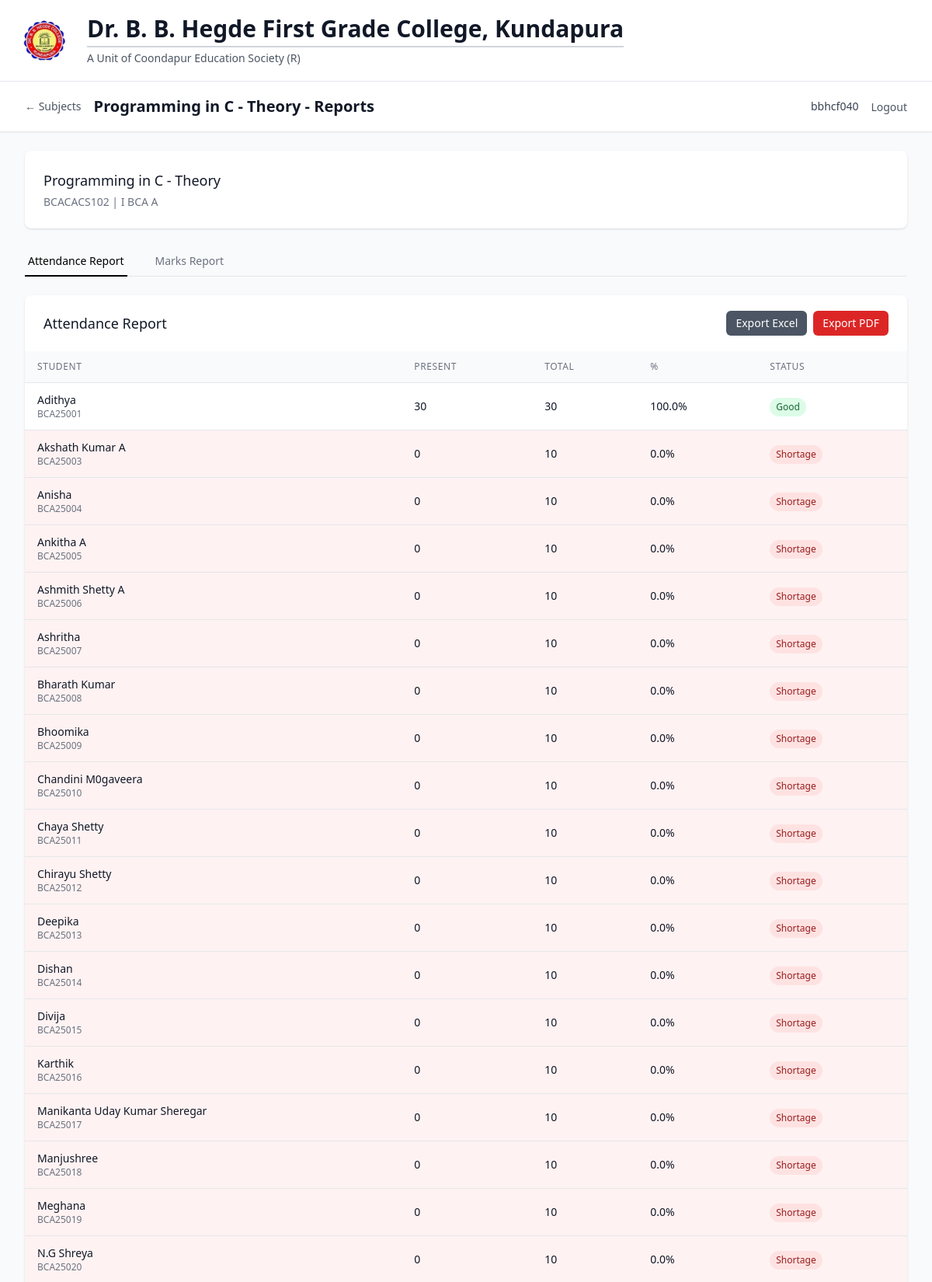
Screenshot of /lecturer/subjects/1/reports (signed in, upper part) with the database file from the repository.
### models/academic.py (models this page shows, shortened)
class Subject(db.Model):
    __tablename__ = 'subject'
    id = db.Column(db.Integer, primary_key=True)
    name = db.Column(db.String(100), nullable=False)
    code = db.Column(db.String(20), nullable=False, index=True)
    course_id = db.Column(db.Integer, db.ForeignKey('course.id'), nullable=False)
    semester = db.Column(db.Integer, nullable=False)
    year = db.Column(db.Integer, nullable=False)
    credits = db.Column(db.Integer, default=3)
    description = db.Column(db.Text, nullable=True)
    created_at = db.Column(db.DateTime, default=datetime.utcnow)
    is_active = db.Column(db.Boolean, default=True)
    assignments = db.relationship('SubjectAssignment', backref='subject', lazy='dynamic')
    enrollments = db.relationship('StudentEnrollment', backref='subject', lazy='dynamic')
    attendance_records = db.relationship('AttendanceRecord', backref='subject', lazy='dynamic')
    monthly_summaries = db.relationship('MonthlyAttendanceSummary', backref='subject', lazy='dynamic')
    student_marks = db.relationship('StudentMarks', backref='subject', lazy='dynamic')
    __table_args__ = (db.UniqueConstraint('code', 'course_id', name='unique_subject_code_per_course'),)
    def get_enrolled_students(self):
        return [enrollment.student for enrollment in self.enrollments.filter_by(is_active=True)]
    def get_attendance_percentage(self, student_id):
        total_classes = self.attendance_records.filter_by(student_id=student_id).count()
        if total_classes == 0:
            return 0
        present_classes = self.attendance_records.filter_by(
            student_id=student_id,
            status='present'
        ).count()
        return round((present_classes / total_classes) * 100, 2)

class Course(db.Model):
    __tablename__ = 'course'
    id = db.Column(db.Integer, primary_key=True)
    name = db.Column(db.String(100), nullable=False)
    code = db.Column(db.String(20), unique=True, nullable=False, index=True)
    description = db.Column(db.Text, nullable=True)
    duration_years = db.Column(db.Integer, default=3, nullable=False)
    total_semesters = db.Column(db.Integer, default=6, nullable=False)
    created_at = db.Column(db.DateTime, default=datetime.utcnow)
    is_active = db.Column(db.Boolean, default=True)
    students = db.relationship('Student', backref='course', lazy='dynamic')
    subjects = db.relationship('Subject', backref='course', lazy='dynamic')

### models/student.py (models this page shows, shortened)
class Student(db.Model):
    __tablename__ = 'student'
    id = db.Column(db.Integer, primary_key=True)
    roll_number = db.Column(db.String(20), unique=True, nullable=False, index=True)
    name = db.Column(db.String(100), nullable=False)
    course_id = db.Column(db.Integer, db.ForeignKey('course.id'), nullable=False)
    academic_year = db.Column(db.Integer, nullable=False)
    current_semester = db.Column(db.Integer, default=1)
    email = db.Column(db.String(120), unique=True, nullable=True)
    phone = db.Column(db.String(15), nullable=True)
    address = db.Column(db.Text, nullable=True)
    date_of_birth = db.Column(db.Date, nullable=True)
    admission_date = db.Column(db.Date, default=datetime.utcnow().date())
    created_at = db.Column(db.DateTime, default=datetime.utcnow)
    is_active = db.Column(db.Boolean, default=True)
    enrollments = db.relationship('StudentEnrollment', backref='student', lazy='dynamic')
    attendance_records = db.relationship('AttendanceRecord', backref='student', lazy='dynamic')
    marks = db.relationship('StudentMarks', backref='student', lazy='dynamic')
    def get_subject_marks_summary(self, subject_id):
        marks = self.marks.filter_by(subject_id=subject_id).all()
        summary = {
            'internal1': {'obtained': 0, 'max': 0},
            'internal2': {'obtained': 0, 'max': 0},
            'assignment': {'obtained': 0, 'max': 0},
            'project': {'obtained': 0, 'max': 0}
        }
        for mark in marks:
            if mark.assessment_type in summary:
                summary[mark.assessment_type]['obtained'] = mark.marks_obtained
                summary[mark.assessment_type]['max'] = mark.max_marks
        return summary

### routes/auth.py (the view)
        def decorated_function(*args, **kwargs):
            if not SessionManager.is_authenticated(session):
                flash('Please log in to access this page', 'error')
                return redirect(url_for('auth.index'))
            if user_type:
                if user_type == 'management' and not SessionManager.is_management(session):
                    flash('Access denied. Management login required.', 'error')
                    return redirect(url_for('auth.management_login'))
                elif user_type == 'lecturer' and not SessionManager.is_lecturer(session):
                    flash('Access denied. Lecturer login required.', 'error')
                    return redirect(url_for('auth.lecturer_login'))
            return f(*args, **kwargs)

### app.py (called while the page is built)
def create_app():
    app = Flask(__name__)
    app.config.from_object(Config)
    db.init_app(app)
    csrf = CSRFProtect(app)
    @app.context_processor
    def inject_csrf_token():
        from flask_wtf.csrf import generate_csrf
        return dict(csrf_token=generate_csrf)
    from routes.auth import auth_bp
    from routes.management import management_bp
    from routes.lecturer import lecturer_bp
    app.register_blueprint(auth_bp)
    app.register_blueprint(management_bp, url_prefix='/management')
    app.register_blueprint(lecturer_bp, url_prefix='/lecturer')
    init_db(app)
    return app

### models/marks.py (called while the page is built)
    @staticmethod
    def get_student_subject_marks(student_id, subject_id):
        return StudentMarks.query.filter_by(
            student_id=student_id,
            subject_id=subject_id
        ).all()

    @staticmethod
    def get_student_overall_percentage(student_id, subject_id):
        marks = StudentMarks.get_student_subject_marks(student_id, subject_id)
        if not marks:
            return 0.0
        total_obtained = sum(mark.marks_obtained for mark in marks)
        total_max = sum(mark.max_marks for mark in marks)
        if total_max == 0:
            return 0.0
        return round((total_obtained / total_max) * 100, 2)

### routes/auth.py (called while the page is built)
@auth_bp.app_context_processor
def inject_user():
    session_info = SessionManager.get_session_info(session)
    if session_info and session_info.get('user_type') == 'lecturer':
        try:
            from services.auth_service import AuthService
            user_obj, _ = AuthService.get_user_info('lecturer', session_info.get('user_id'))
            if user_obj and getattr(user_obj, 'name', None):
                session_info['name'] = user_obj.name
        except Exception:
            pass
    return {
        'current_user': session_info,
        'is_authenticated': SessionManager.is_authenticated(session),
        'is_management': SessionManager.is_management(session),
        'is_lecturer': SessionManager.is_lecturer(session)
    }

### services/auth_service.py (called while the page is built)
    @staticmethod
    def is_authenticated(session):
        return 'user_type' in session and 'user_id' in session

    @staticmethod
    def is_management(session):
        return session.get('user_type') == 'management'

    @staticmethod
    def is_lecturer(session):
        return session.get('user_type') == 'lecturer'

### templates/lecturer/reports.html (shortened to what this page needs)
{% extends "base.html" %}
{% block content %}
<div class="min-h-screen bg-gray-50">
    <nav class="bg-white shadow-sm border-b border-gray-200 no-print">
        <div class="max-w-7xl mx-auto px-4 sm:px-6 lg:px-8">
            <div class="flex justify-between items-center h-16">
                <div class="flex items-center space-x-2 sm:space-x-4 min-w-0 flex-1">
                    <a href="{{ url_for('lecturer.subjects') }}" class="text-sm text-gray-600 hover:text-black flex-shrink-0">← Subjects</a>
                    <h1 class="text-sm sm:text-xl font-semibold text-gray-900 truncate">{{ subject.name }} - Reports</h1>
                </div>
                <div class="hidden md:flex items-center space-x-4">
                    <span class="text-sm text-gray-700">{{ current_user.username }}</span>
                    <form method="POST" action="{{ url_for('auth.logout') }}" class="inline">
                        <button type="submit" class="text-sm text-gray-600 hover:text-black">Logout</button>
                    </form>
                </div>
            </div>
        </div>
    </nav>
    <div class="max-w-7xl mx-auto py-4 sm:py-6 px-4 sm:px-6 lg:px-8">
        <div class="bg-white shadow rounded-lg mb-4 sm:mb-6">
            <div class="px-4 py-4 sm:p-6">
                <h3 class="text-base sm:text-lg font-medium text-gray-900 truncate">{{ subject.name }}</h3>
                <p class="text-xs sm:text-sm text-gray-500 mt-1">{{ subject.code }} | {{ subject.course.name if subject.course else 'N/A' }}</p>
            </div>
        </div>
        <div class="mb-4 sm:mb-6 no-print">
            <div class="border-b border-gray-200">
                <nav class="-mb-px flex space-x-8">
                    <button onclick="showTab('attendance')" id="attendance-tab" class="tab-button border-b-2 border-black text-black py-2 px-1 text-sm font-medium">
                        Attendance Report
                    </button>
                    <button onclick="showTab('marks')" id="marks-tab" class="tab-button border-b-2 border-transparent text-gray-500 hover:text-gray-700 hover:border-gray-300 py-2 px-1 text-sm font-medium">
                        Marks Report
                    </button>
                </nav>
            </div>
        </div>
        <div class="space-y-6">
            <div id="attendance-content" class="tab-content bg-white shadow rounded-lg">
                <div class="px-4 py-4 sm:py-5 sm:px-6 flex items-center justify-between">
                    <h3 class="text-base sm:text-lg leading-6 font-medium text-gray-900">Attendance Report</h3>
                    <div class="no-print flex space-x-2">
                        <a href="{{ url_for('lecturer.export_subject_attendance_report_excel', subject_id=subject.id) }}" class="inline-flex items-center justify-center bg-gray-600 text-white py-1.5 px-3 rounded-md hover:bg-gray-700 text-xs sm:text-sm">Export Excel</a>
                        <a href="{{ url_for('lecturer.export_subject_attendance_report_pdf', subject_id=subject.id) }}" class="inline-flex items-center justify-center bg-red-600 text-white py-1.5 px-3 rounded-md hover:bg-red-700 text-xs sm:text-sm">Export PDF</a>
                    </div>
                </div>
                {% if attendance_report %}
                <div class="hidden sm:block overflow-x-auto">
                    <table class="min-w-full divide-y divide-gray-200">
                        <thead class="bg-gray-50">
                            <tr>
                                <th class="px-4 py-3 text-left text-xs font-medium text-gray-500 uppercase tracking-wider">Student</th>
                                <th class="px-4 py-3 text-left text-xs font-medium text-gray-500 uppercase tracking-wider">Present</th>
                                <th class="px-4 py-3 text-left text-xs font-medium text-gray-500 uppercase tracking-wider">Total</th>
                                <th class="px-4 py-3 text-left text-xs font-medium text-gray-500 uppercase tracking-wider">%</th>
                                <th class="px-4 py-3 text-left text-xs font-medium text-gray-500 uppercase tracking-wider">Status</th>
                            </tr>
                        </thead>
                        <tbody class="bg-white divide-y divide-gray-200">
                            {% for record in attendance_report %}
                            <tr class="{% if record.has_shortage %}bg-red-50{% endif %}">
                                <td class="px-4 py-3 whitespace-nowrap">
                                    <div class="text-sm font-medium text-gray-900">{{ record.student.name }}</div>
                                    <div class="text-xs text-gray-500">{{ record.student.roll_number }}</div>
                                </td>
                                <td class="px-4 py-3 whitespace-nowrap text-sm text-gray-900">{{ record.present_classes }}</td>
                                <td class="px-4 py-3 whitespace-nowrap text-sm text-gray-900">{{ record.total_classes }}</td>
                                <td class="px-4 py-3 whitespace-nowrap text-sm text-gray-900">{{ record.attendance_percentage }}%</td>
                                <td class="px-4 py-3 whitespace-nowrap">
                                    {% if record.has_shortage %}
                                    <span class="inline-flex items-center px-2 py-1 rounded-full text-xs font-medium bg-red-100 text-red-800">
                                        Shortage
                                    </span>
                                    {% else %}
                                    <span class="inline-flex items-center px-2 py-1 rounded-full text-xs font-medium bg-green-100 text-green-800">
                                        Good
                                    </span>
                                    {% endif %}
                                </td>
                            </tr>
                            {% endfor %}
                        </tbody>
                    </table>
                </div>
                {% endif %}
            </div>
        </div>
    </div>
</div>
{% endblock %}

### rows the page displays
Subject: name "Programming in C - Theory", code "BCACACS102"
Course: course "I BCA A"
Student: student.name "Adithya", student.roll_number "BCA25001"
Student: student.name "Akshath Kumar A", student.roll_number "BCA25003"
Student: student.name "Anisha", student.roll_number "BCA25004"
Student: student.name "Ankitha A", student.roll_number "BCA25005"
Student: student.name "Ashmith Shetty A", student.roll_number "BCA25006"
Student: student.name "Ashritha", student.roll_number "BCA25007"
Student: student.name "Bharath Kumar", student.roll_number "BCA25008"
Student: student.name "Bhoomika", student.roll_number "BCA25009"
Student: student.name "Chandini M0gaveera", student.roll_number "BCA25010"
Student: student.name "Chaya Shetty", student.roll_number "BCA25011"
Student: student.name "Chirayu Shetty", student.roll_number "BCA25012"
Student: student.name "Deepika", student.roll_number "BCA25013"
Student: student.name "Dishan", student.roll_number "BCA25014"
Student: student.name "Divija", student.roll_number "BCA25015"
Student: student.name "Karthik", student.roll_number "BCA25016"
Student: student.name "Manikanta Uday Kumar Sheregar", student.roll_number "BCA25017"
Student: student.name "Manjushree", student.roll_number "BCA25018"
Student: student.name "Meghana", student.roll_number "BCA25019"
Student: student.name "N.G Shreya", student.roll_number "BCA25020"

### other values shown
{{ current_user.username }} "bbhcf040"
{{ record.present_classes }} "30" "0" "0" "0" "0" "0" "0" "0" "0" "0" "0" "0" "0" "0" "0" "0" "0" "0" "0"
{{ record.total_classes }} "30" "10" "10" "10" "10" "10" "10" "10" "10" "10" "10" "10" "10" "10" "10" "10" "10" "10" "10"
{{ record.attendance_percentage }} "100.0" "0.0" "0.0" "0.0" "0.0" "0.0" "0.0" "0.0" "0.0" "0.0" "0.0" "0.0" "0.0" "0.0" "0.0" "0.0" "0.0" "0.0" "0.0"
